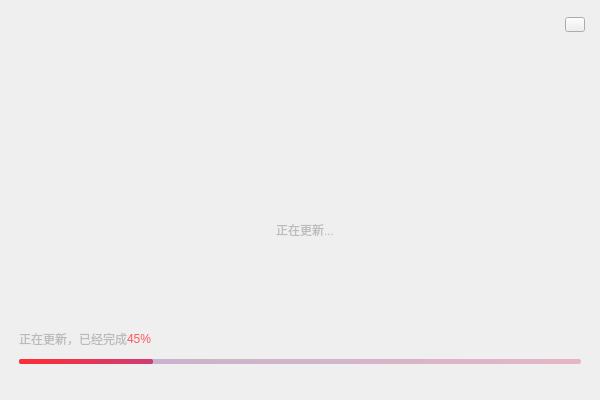
<?xml version="1.0" encoding="UTF-8"?>
<ui version="4.0">
 <class>VHProcessBar</class>
 <widget class="QWidget" name="VHProcessBar">
  <property name="geometry">
   <rect>
    <x>0</x>
    <y>0</y>
    <width>600</width>
    <height>400</height>
   </rect>
  </property>
  <property name="minimumSize">
   <size>
    <width>600</width>
    <height>400</height>
   </size>
  </property>
  <property name="maximumSize">
   <size>
    <width>600</width>
    <height>400</height>
   </size>
  </property>
  <property name="windowTitle">
   <string>Form</string>
  </property>
  <property name="autoFillBackground">
   <bool>true</bool>
  </property>
  <property name="styleSheet">
   <string notr="true"/>
  </property>
  <layout class="QGridLayout" name="gridLayout">
   <property name="leftMargin">
    <number>0</number>
   </property>
   <property name="topMargin">
    <number>0</number>
   </property>
   <property name="rightMargin">
    <number>0</number>
   </property>
   <property name="bottomMargin">
    <number>0</number>
   </property>
   <property name="spacing">
    <number>0</number>
   </property>
   <item row="0" column="0">
    <widget class="QWidget" name="widgetBack" native="true">
     <property name="styleSheet">
      <string notr="true"/>
     </property>
     <layout class="QGridLayout" name="gridLayout_2">
      <property name="leftMargin">
       <number>15</number>
      </property>
      <property name="topMargin">
       <number>15</number>
      </property>
      <property name="rightMargin">
       <number>15</number>
      </property>
      <property name="bottomMargin">
       <number>36</number>
      </property>
      <property name="spacing">
       <number>0</number>
      </property>
      <item row="1" column="2">
       <spacer name="horizontalSpacer_2">
        <property name="orientation">
         <enum>Qt::Horizontal</enum>
        </property>
        <property name="sizeHint" stdset="0">
         <size>
          <width>122</width>
          <height>20</height>
         </size>
        </property>
       </spacer>
      </item>
      <item row="2" column="1">
       <spacer name="verticalSpacer">
        <property name="orientation">
         <enum>Qt::Vertical</enum>
        </property>
        <property name="sizeHint" stdset="0">
         <size>
          <width>20</width>
          <height>40</height>
         </size>
        </property>
       </spacer>
      </item>
      <item row="1" column="1">
       <widget class="QLabel" name="labAnimal">
        <property name="minimumSize">
         <size>
          <width>270</width>
          <height>0</height>
         </size>
        </property>
        <property name="maximumSize">
         <size>
          <width>270</width>
          <height>16777215</height>
         </size>
        </property>
        <property name="styleSheet">
         <string notr="true">QLabel{
  /*font-family: PingFangSC;
  font-size: 16px;
  letter-spacing: 2.5px;
  text-align: center;
  color: #dddddd;*/
 font: 13px &quot;宋体&quot;;
 text-align: left;
 color: #bbbbbb;
}</string>
        </property>
        <property name="text">
         <string>   正在更新...</string>
        </property>
        <property name="alignment">
         <set>Qt::AlignCenter</set>
        </property>
       </widget>
      </item>
      <item row="1" column="0">
       <spacer name="horizontalSpacer">
        <property name="orientation">
         <enum>Qt::Horizontal</enum>
        </property>
        <property name="sizeHint" stdset="0">
         <size>
          <width>122</width>
          <height>20</height>
         </size>
        </property>
       </spacer>
      </item>
      <item row="0" column="0" colspan="3">
       <layout class="QHBoxLayout" name="horizontalLayout_2">
        <property name="spacing">
         <number>0</number>
        </property>
        <property name="bottomMargin">
         <number>185</number>
        </property>
        <item>
         <spacer name="horizontalSpacer_4">
          <property name="orientation">
           <enum>Qt::Horizontal</enum>
          </property>
          <property name="sizeHint" stdset="0">
           <size>
            <width>40</width>
            <height>20</height>
           </size>
          </property>
         </spacer>
        </item>
        <item>
         <widget class="QPushButton" name="btnClose">
          <property name="minimumSize">
           <size>
            <width>20</width>
            <height>15</height>
           </size>
          </property>
          <property name="maximumSize">
           <size>
            <width>20</width>
            <height>15</height>
           </size>
          </property>
          <property name="styleSheet">
           <string notr="true">QPushButton#btnClose{border-image: url(:/sysButton/img/sysButton/btn_updateclose.png) 0 0 45 0;}
QPushButton#btnClose:hover{border-image: url(:/sysButton/img/sysButton/btn_updateclose.png) 15 0 30 0;}
QPushButton#btnClose:pressed{border-image: url(:/sysButton/img/sysButton/btn_updateclose.png) 30 0 15 0;}
QPushButton#btnClose:disabled{border-image: url(:/sysButton/img/sysButton/btn_updateclose.png) 45 0 0 0;}

</string>
          </property>
          <property name="text">
           <string/>
          </property>
         </widget>
        </item>
       </layout>
      </item>
      <item row="3" column="0" colspan="3">
       <layout class="QGridLayout" name="gridLayout_3">
        <property name="leftMargin">
         <number>4</number>
        </property>
        <property name="rightMargin">
         <number>4</number>
        </property>
        <property name="horizontalSpacing">
         <number>0</number>
        </property>
        <property name="verticalSpacing">
         <number>11</number>
        </property>
        <item row="0" column="0">
         <widget class="QLabel" name="label">
          <property name="sizePolicy">
           <sizepolicy hsizetype="Fixed" vsizetype="Fixed">
            <horstretch>0</horstretch>
            <verstretch>0</verstretch>
           </sizepolicy>
          </property>
          <property name="styleSheet">
           <string notr="true">QLabel{
  font: 13px &quot;宋体&quot;;
  text-align: left;
  color: #bbbbbb;
}
</string>
          </property>
          <property name="text">
           <string>正在更新，已经完成</string>
          </property>
         </widget>
        </item>
        <item row="0" column="1">
         <widget class="QLabel" name="labPerc">
          <property name="sizePolicy">
           <sizepolicy hsizetype="Expanding" vsizetype="Fixed">
            <horstretch>0</horstretch>
            <verstretch>0</verstretch>
           </sizepolicy>
          </property>
          <property name="styleSheet">
           <string notr="true">QLabel{
  font: 13px &quot;宋体&quot;;
color: #fc5659;
}</string>
          </property>
          <property name="text">
           <string>45%</string>
          </property>
         </widget>
        </item>
        <item row="1" column="0" colspan="2">
         <widget class="QProgressBar" name="progressBar">
          <property name="minimumSize">
           <size>
            <width>0</width>
            <height>5</height>
           </size>
          </property>
          <property name="maximumSize">
           <size>
            <width>16777215</width>
            <height>5</height>
           </size>
          </property>
          <property name="styleSheet">
           <string notr="true">QProgressBar::chunk { background:qlineargradient(spread:pad, x1:0, y1:0, x2:1, y2:0, stop:0 rgba(255, 45, 52, 255),  stop:1 rgba(205, 61, 116, 255));border-radius: 2px; }

QProgressBar { background:qlineargradient(spread:pad, x1:0, y1:0, x2:1, y2:0, stop:0 rgba(91, 56, 132, 83),  stop:1 rgba(206, 61, 117, 83));border-radius: 2px; }


</string>
          </property>
          <property name="value">
           <number>24</number>
          </property>
          <property name="textVisible">
           <bool>false</bool>
          </property>
         </widget>
        </item>
       </layout>
      </item>
     </layout>
    </widget>
   </item>
  </layout>
 </widget>
 <resources>
  <include location="../VhallLive/project/VhallLive.qrc"/>
 </resources>
 <connections/>
</ui>
